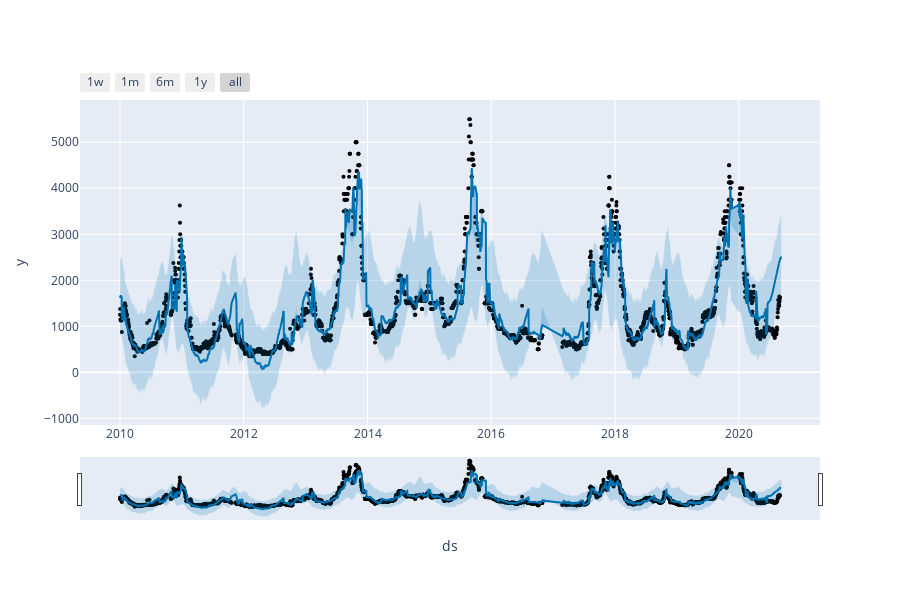

Notebook source saved alongside this figure:
### Code cell
plot_plotly(m, f2)

### Figure 1 — Plotly figure (JSON) as saved in the notebook; plotly's stock layout.template omitted (floating-point values rounded to 4 significant figures; data arrays with more than 128 entries replaced by an {"elided": "..."} marker saying what was removed)
{"data": [{"marker": {"color": "black", "size": 4}, "mode": "markers", "name": "Actual", "type": "scatter", "x": {"elided": "2682 str values"}, "y": {"elided": "2682 int values"}}, {"hoverinfo": "skip", "line": {"width": 0}, "mode": "lines", "type": "scatter", "x": {"elided": "2689 str values"}, "y": {"elided": "2689 float values"}}, {"fill": "tonexty", "fillcolor": "rgba(0, 114, 178, 0.2)", "line": {"color": "#0072B2", "width": 2}, "mode": "lines", "name": "Predicted", "type": "scatter", "x": {"elided": "2689 str values"}, "y": {"elided": "2689 float values"}}, {"fill": "tonexty", "fillcolor": "rgba(0, 114, 178, 0.2)", "hoverinfo": "skip", "line": {"width": 0}, "mode": "lines", "type": "scatter", "x": {"elided": "2689 str values"}, "y": {"elided": "2689 float values"}}], "layout": {"height": 600, "showlegend": false, "width": 900, "xaxis": {"rangeselector": {"buttons": [{"count": 7, "label": "1w", "step": "day", "stepmode": "backward"}, {"count": 1, "label": "1m", "step": "month", "stepmode": "backward"}, {"count": 6, "label": "6m", "step": "month", "stepmode": "backward"}, {"count": 1, "label": "1y", "step": "year", "stepmode": "backward"}, {"step": "all"}]}, "rangeslider": {"visible": true}, "title": {"text": "ds"}, "type": "date"}, "yaxis": {"title": {"text": "y"}}}}
